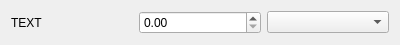
<?xml version="1.0" encoding="UTF-8"?>
<ui version="4.0">
 <class>Input_Element5</class>
 <widget class="QDialog" name="Input_Element5">
  <property name="geometry">
   <rect>
    <x>0</x>
    <y>0</y>
    <width>400</width>
    <height>43</height>
   </rect>
  </property>
  <property name="windowTitle">
   <string>Dialog</string>
  </property>
  <layout class="QHBoxLayout" name="horizontalLayout">
   <item>
    <widget class="QLabel" name="Label">
     <property name="text">
      <string>TEXT</string>
     </property>
    </widget>
   </item>
   <item>
    <widget class="QDoubleSpinBox" name="DoubleSpinBox"/>
   </item>
   <item>
    <widget class="QComboBox" name="ComboBox"/>
   </item>
  </layout>
 </widget>
 <resources/>
 <connections/>
</ui>
